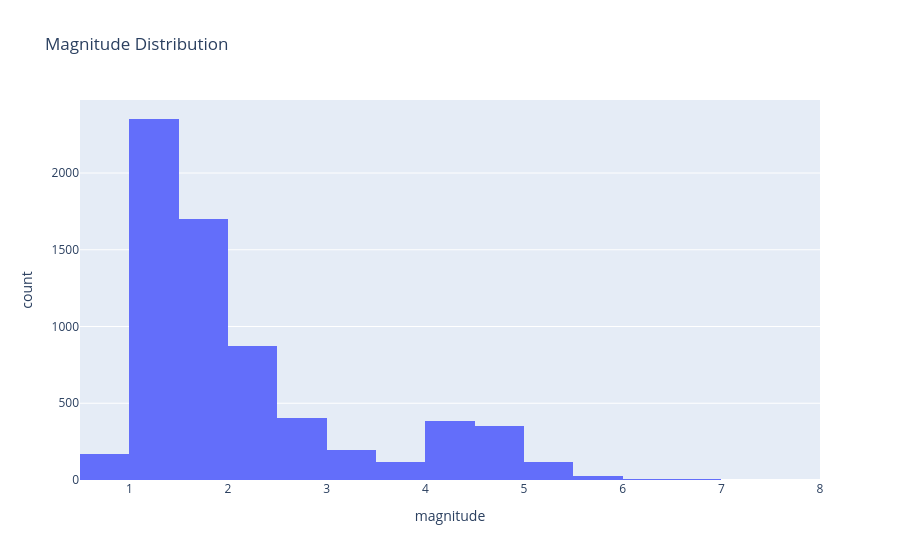

Notebook code for this chart:
### Code cell
fig = px.histogram(
    df,
    x="magnitude",
    nbins=20,
    title="Magnitude Distribution"
)

fig.show()

### Figure 1 — Plotly figure (JSON) as saved in the notebook; plotly's stock layout.template omitted (floating-point values rounded to 4 significant figures; data arrays with more than 128 entries replaced by an {"elided": "..."} marker saying what was removed)
{"data": [{"bingroup": "x", "hovertemplate": "magnitude=%{x}<br>count=%{y}<extra></extra>", "legendgroup": "", "marker": {"color": "#636efa", "pattern": {"shape": ""}}, "name": "", "nbinsx": 20, "orientation": "v", "showlegend": false, "type": "histogram", "x": {"elided": "6701 float values"}, "xaxis": "x", "yaxis": "y"}], "layout": {"barmode": "relative", "legend": {"tracegroupgap": 0}, "title": {"text": "Magnitude Distribution"}, "xaxis": {"anchor": "y", "domain": [0, 1], "title": {"text": "magnitude"}}, "yaxis": {"anchor": "x", "domain": [0, 1], "title": {"text": "count"}}}}
